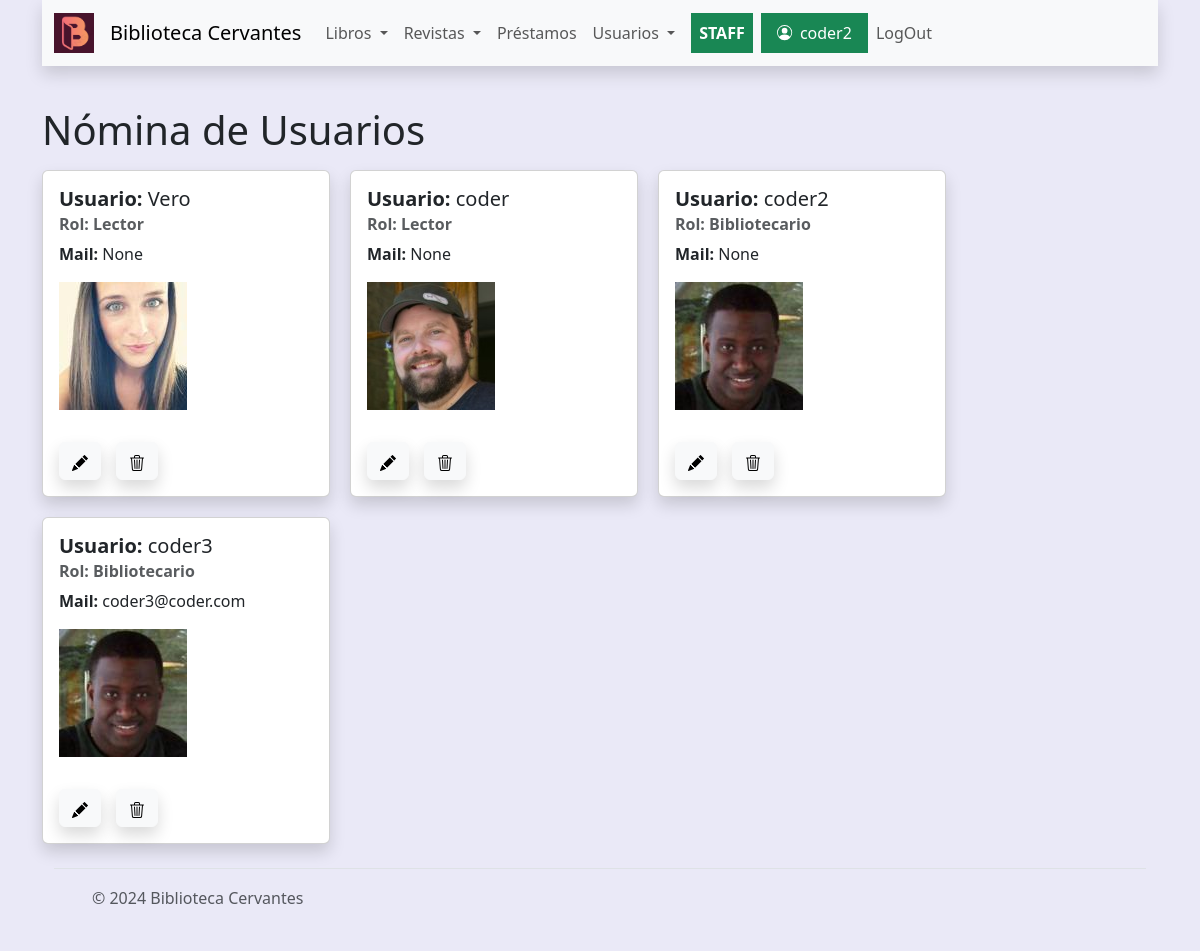
Page /usuarios/usuarios (signed in) on the earlier database version.
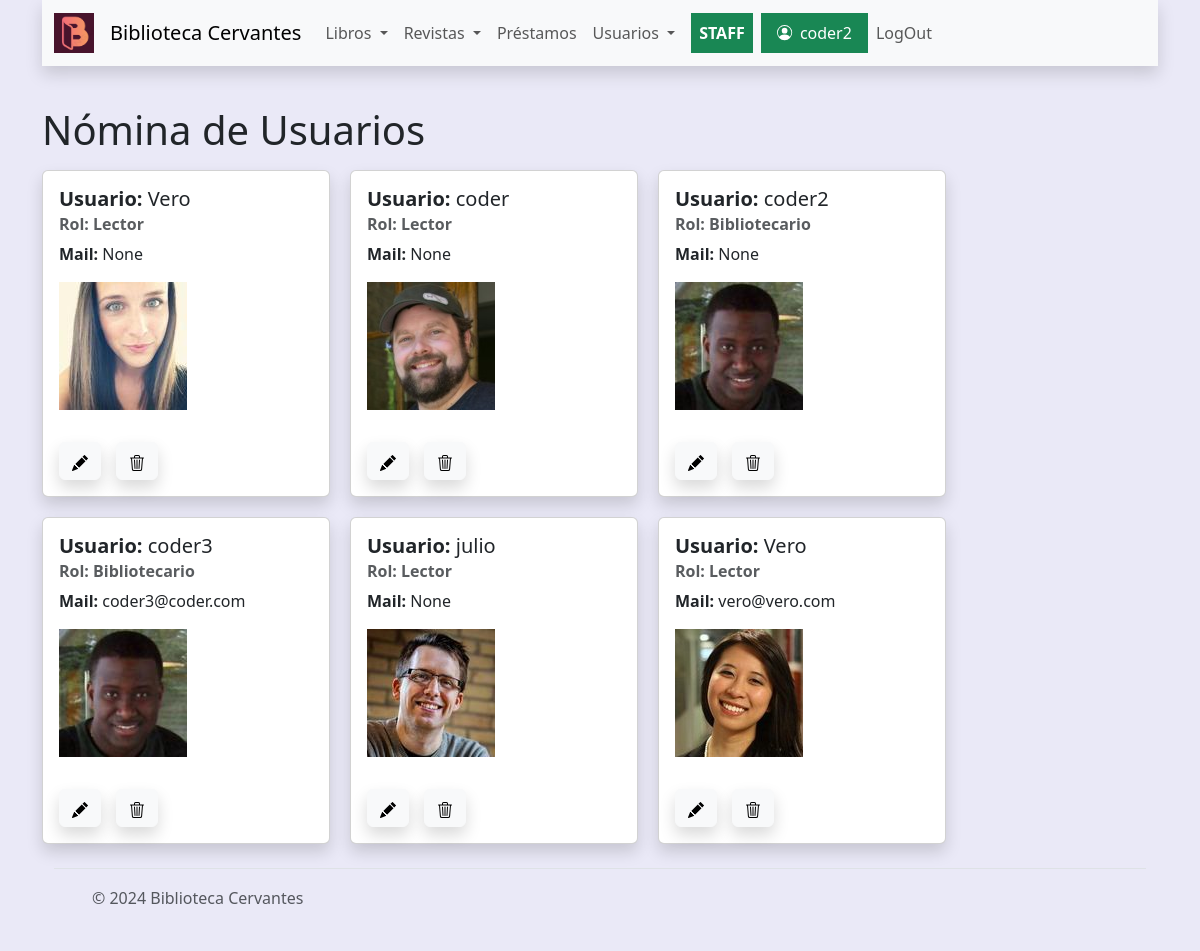
Same page on the later database version.
### usuarios/models.py (models this page shows, shortened)
class Usuario(models.Model):
    usuario = models.ForeignKey(User, on_delete=models.CASCADE, null=True, blank=True)
    mail = models.EmailField(max_length=250, default='', blank=True, null=True)
    rol= models.ForeignKey(Rol, on_delete=models.SET_NULL, null=True, blank=True)
    avatar = models.ImageField(upload_to='avatares', null=True, blank=True)

class Rol(models.Model):
    nombre=models.CharField(max_length=100)
    descripcion=models.TextField(blank=True)
    def __str__(self):
        return self.nombre

### usuarios/views.py (the view)
# urls.py: path('usuarios', views.listarusuarios, name='listarusuarios'),
@login_required
def listarusuarios(request):
    consulta = request.GET.get("consulta", None)
    if consulta:
        query = models.Usuario.objects.filter(nombre__icontains=consulta)
    else:
        query=models.Usuario.objects.all()
    context={'usuarios': query}
    return render(request, 'usuarios/listarusuarios.html', context)

### usuarios/templates/usuarios/listarusuarios.html (shortened to what this page needs)
{% extends 'core/base.html' %}
{% load static %}
{% block title %}
    <h1 class="py-2 ">Nómina de Usuarios</h1>
{% endblock title %}
{% block content %}
    <div style="display: flex; flex-wrap: wrap; gap: 20px;">
        {% for usuario in usuarios  %}
            <div class="card shadow " style="width: 18rem;">
                <div class="card-body">
                    <h5 class="card-title"><strong>Usuario:</strong> {{usuario.usuario.username }}</h5>
                    <h6 class="card-subtitle mb-2 text-muted"><strong>Rol:</strong> <strong>{{usuario.rol}}</strong></h6>
                    <p class="card-text"><strong>Mail:</strong> {{usuario.mail}}</p>
                    {% if usuario.avatar %}
                        <img src="{{usuario.avatar.url}}" alt="Avatar">
                        {% else %}
                        <img src= "{% static 'core/img/avatar.svg' %}" alt="BC" width="128" height="128">
                    {% endif %}
                </div>
                <div style="display: flex;gap: 15px;" class="card-body py-3 ">
                    <div class="">
                        <a class="btn btn-light shadow" href=''>
                        </a>
                    </div>
                    <div class="">
                        <a class="btn btn-light shadow" href=''>
                        </a>
                    </div>
                </div>
            </div>
        {% endfor %}
</div>
{% endblock content %}

### core/templates/core/base.html (shortened to what this page needs)
{% load static %}
<!DOCTYPE html>
<html lang="es">
<head>
    <link href="https://cdn.jsdelivr.net/npm/bootstrap@5.3.3/dist/css/bootstrap.min.css" rel="stylesheet">
    <link rel="stylesheet" href= "{% static 'core/css/styles.css' %}" >
</head>
<body style="background-color: #eae9f7;min-height: 100vh;" class="container">
    {% include 'core/components/navbar.html' %}
        <main class="contenedor">
            {% block title %}
            {% endblock title %}
            {% block content %}
            {% endblock content %}
        </main>
    {% include 'core/components/footer.html' %}
</body>
</html>

### core/templates/core/components/navbar.html (shortened to what this page needs)
{% load static %}
<nav class="navbar shadow navbar-expand-lg bg-body-tertiary navfija" >
    <div class="container-fluid">
        <a class="navbar-brand" href="{% url 'core:home' %}">
            <img src= "{% static 'core/img/logo_color.png' %}" alt="BC" width="40" height="40">
        </a>
        <a class="navbar-brand" href="{% url 'core:home' %}">Biblioteca Cervantes</a>
      <div class="collapse navbar-collapse" id="navbarNavDropdown">
        <ul class="navbar-nav">
          {% if user.is_authenticated %}
          <li class="nav-item dropdown">
            <a class="nav-link dropdown-toggle" href="#" role="button" data-bs-toggle="dropdown" aria-expanded="false">
              Libros
            </a>
          </li>
          <li class="nav-item dropdown">
            <a class="nav-link dropdown-toggle" href="#" role="button" data-bs-toggle="dropdown" aria-expanded="false">
              Revistas
            </a>
          </li>
          {% if user.is_staff %}
          <li class="nav-item">
            <a class="nav-link" href="{% url 'prestamos:listarprestamos' %}">Préstamos</a>
          </li>
          <li class="nav-item dropdown">
            <a class="nav-link dropdown-toggle " href="#" role="button" data-bs-toggle="dropdown" aria-expanded="false">
              Usuarios
            </a>
          </li>
            <strong class="px-2">
              <span class="nav-link text-bg-success "> STAFF </span>
            </strong>
          {% endif %}
          <li class="nav-item">
            <span class="">
              <strong class="nav-link text-bg-success px-3">
                {{ user.username }}
              </strong>
            </span>
          </li>
          <li class="nav-item">
            <form action="{% url 'core:logout' %}" method="post">
              <input type="submit" class="nav-link" value="LogOut">
            </form>
          </li>
          {% endif %}
        </ul>
      </div>
    </div>
  </nav>

### core/templates/core/components/footer.html
<div class="container footer_lib" >
    <footer class="d-flex flex-wrap justify-content-between align-items-center py-3 my-4 border-top">
      <div class="col-md-4 d-flex align-items-center">
        <a href="/" class="mb-3 me-2 mb-md-0 text-body-secondary text-decoration-none lh-1">
          <svg class="bi" width="30" height="24"><use xlink:href="#bootstrap"></use></svg>
        </a>
        <span class="mb-3 mb-md-0 text-body-secondary">© 2024 Biblioteca Cervantes</span>
      </div>
      <ul class="nav col-md-4 justify-content-end list-unstyled d-flex">
        <li class="ms-3"><a class="text-body-secondary" href="#"><svg class="bi" width="24" height="24"><use xlink:href="#twitter"></use></svg></a></li>
        <li class="ms-3"><a class="text-body-secondary" href="#"><svg class="bi" width="24" height="24"><use xlink:href="#instagram"></use></svg></a></li>
        <li class="ms-3"><a class="text-body-secondary" href="#"><svg class="bi" width="24" height="24"><use xlink:href="#facebook"></use></svg></a></li>
      </ul>
    </footer>
  </div>

### core/static/core/css/styles.css (style rules this page uses)
.navfija { top: 0; position: sticky; z-index: 1000; }
.contenedor { margin: 2rem 0 0 0; padding: 0; box-sizing: border-box; }
.footer_lib { bottom: 0; }

Differences in the rows shown:
added Usuario: usuario.username "julio", rol "Lector", mail "None", avatar (picture)
added Usuario: usuario.username "Vero", rol "Lector", mail "vero@vero.com", avatar (picture)
